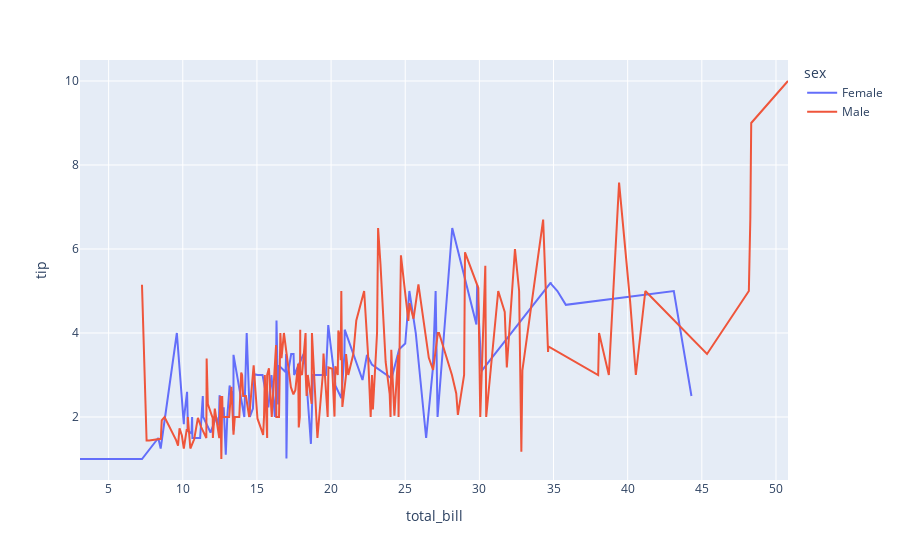

The cell this chart's notebook holds for it:
### Code cell
df_line = df.sort_values(by=['total_bill'])
fig2 = px.line(df_line, x='total_bill', y='tip', color='sex')
fig2.show()

### Figure 1 — Plotly figure (JSON) as saved in the notebook; plotly's stock layout.template omitted (floating-point values rounded to 4 significant figures; data arrays with more than 128 entries replaced by an {"elided": "..."} marker saying what was removed)
{"data": [{"hovertemplate": "sex=Female<br>total_bill=%{x}<br>tip=%{y}<extra></extra>", "legendgroup": "Female", "line": {"color": "#636efa", "dash": "solid"}, "marker": {"symbol": "circle"}, "mode": "lines", "name": "Female", "orientation": "v", "showlegend": true, "type": "scatter", "x": [3.07, 5.75, 7.25, 8.35, 8.51, 9.6, 10.07, 10.09, 10.29, 10.33, 10.33, 10.59, 10.63, 10.65, 11.17, 11.35, 11.38, 11.87, 12.26, 12.43, 12.48, 12.74, 12.76, 12.9, 13, 13, 13.16, 13.27, 13.39, 13.42, 13.42, 14.15, 14.31, 14.52, 14.73, 14.83, 15.06, 15.38, 15.77, 15.98, 16.21, 16.27, 16.32, 16.4, 16.43, 16.45, 16.47, 16.93, 16.97, 16.99, 17.07, 17.31, 17.47, 17.51, 18.15, 18.26, 18.64, 18.78, 19.65, 19.81, 20.27, 20.29, 20.69, 20.9, 20.92, 22.12, 22.42, 22.75, 24.08, 24.59, 25, 25.28, 25.71, 26.41, 26.86, 27.05, 27.18, 28.17, 29.8, 29.85, 30.14, 34.81, 34.83, 35.26, 35.83, 43.11, 44.3], "xaxis": "x", "y": [1, 1, 1, 1.5, 1.25, 4, 1.83, 2, 2.6, 2, 1.67, 1.61, 2, 1.5, 1.5, 2.5, 2, 1.63, 2, 1.8, 2.52, 2.01, 2.23, 1.1, 2, 2, 2.75, 2.5, 2.61, 1.68, 3.48, 2, 4, 2, 2.2, 3.02, 3, 3, 2.23, 3, 2, 2.5, 4.3, 2.5, 2.3, 2.47, 3.23, 3.07, 3.5, 1.01, 3, 3.5, 3.5, 3, 3.5, 3.25, 1.36, 3, 3, 4.19, 2.83, 2.75, 2.45, 3.5, 4.08, 2.88, 3.48, 3.25, 2.92, 3.61, 3.75, 5, 4, 1.5, 3.14, 5, 2, 6.5, 4.2, 5.14, 3.09, 5.2, 5.17, 5, 4.67, 5, 2.5], "yaxis": "y"}, {"hovertemplate": "sex=Male<br>total_bill=%{x}<br>tip=%{y}<extra></extra>", "legendgroup": "Male", "line": {"color": "#EF553B", "dash": "solid"}, "marker": {"symbol": "circle"}, "mode": "lines", "name": "Male", "orientation": "v", "showlegend": true, "type": "scatter", "x": {"elided": "157 float values"}, "xaxis": "x", "y": {"elided": "157 float values"}, "yaxis": "y"}], "layout": {"legend": {"title": {"text": "sex"}, "tracegroupgap": 0}, "margin": {"t": 60}, "xaxis": {"anchor": "y", "domain": [0, 1], "title": {"text": "total_bill"}}, "yaxis": {"anchor": "x", "domain": [0, 1], "title": {"text": "tip"}}}}
